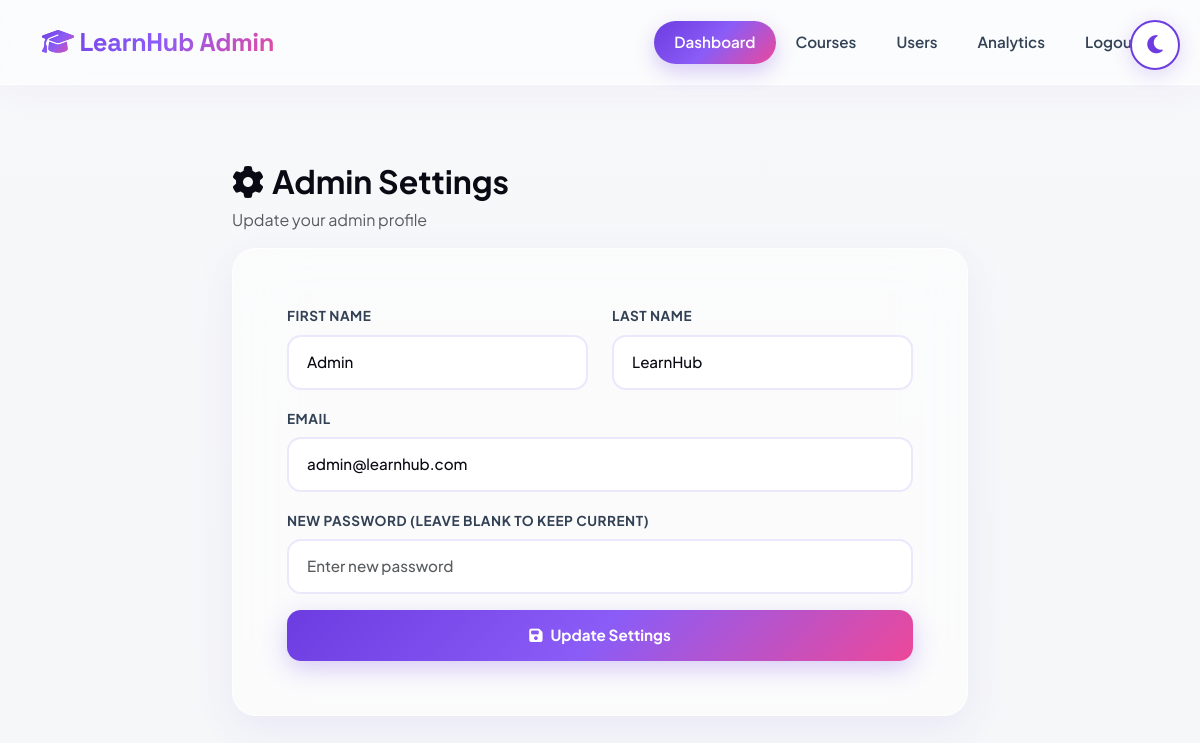
Screenshot of /admin/settings.php (signed in) with the database file from the repository.
### tables this page shows
CREATE TABLE users (
    id INT PRIMARY KEY AUTO_INCREMENT,
    first_name VARCHAR(50) NOT NULL,
    last_name VARCHAR(50) NOT NULL,
    email VARCHAR(100) NOT NULL UNIQUE,
    password VARCHAR(255) NOT NULL,
    role ENUM('student', 'instructor', 'admin') DEFAULT 'student',
    profile_pic VARCHAR(255) DEFAULT 'default.png',
    phone VARCHAR(20),
    bio TEXT,
    is_verified BOOLEAN DEFAULT 0,
    otp VARCHAR(6),
    otp_expires DATETIME,
    reset_token VARCHAR(255),
    reset_expires DATETIME,
    created_at TIMESTAMP DEFAULT CURRENT_TIMESTAMP,
    updated_at TIMESTAMP DEFAULT CURRENT_TIMESTAMP ON UPDATE CURRENT_TIMESTAMP
);

### admin/settings.php (the view, shortened to what this page needs)
<?php
require_once '../config/database.php';
require_once 'admin-header.php';
$admin_id = $_SESSION['user_id'];
$stmt = mysqli_prepare($conn, "SELECT * FROM users WHERE id = ?");
mysqli_stmt_bind_param($stmt, "i", $admin_id);
mysqli_stmt_execute($stmt);
$admin = mysqli_fetch_assoc(mysqli_stmt_get_result($stmt));
?>
<div class="row justify-content-center">
    <div class="col-lg-8">
        <h2 class="fw-bold"><i class="fas fa-cog me-2"></i>Admin Settings</h2>
        <p class="text-muted">Update your admin profile</p>
        <div class="card form-card mt-3">
            <div class="card-body p-4">
                <form method="POST" action="">
                    <div class="row">
                        <div class="col-md-6 mb-3">
                            <label class="form-label">First Name</label>
                            <input type="text" name="first_name" class="form-control"
                                   value="<?php echo htmlspecialchars($admin['first_name']); ?>" required>
                        </div>
                        <div class="col-md-6 mb-3">
                            <label class="form-label">Last Name</label>
                            <input type="text" name="last_name" class="form-control"
                                   value="<?php echo htmlspecialchars($admin['last_name']); ?>" required>
                        </div>
                    </div>
                    <div class="mb-3">
                        <label class="form-label">Email</label>
                        <input type="email" name="email" class="form-control"
                               value="<?php echo htmlspecialchars($admin['email']); ?>" required>
                    </div>
                    <div class="mb-3">
                        <label class="form-label">New Password (leave blank to keep current)</label>
                        <input type="password" name="password" class="form-control" placeholder="Enter new password">
                    </div>
                    <button type="submit" class="btn btn-primary w-100">
                        <i class="fas fa-save me-2"></i>Update Settings
                    </button>
                </form>
            </div>
        </div>
    </div>
</div>
<?php require_once 'admin-footer.php'; ?>

### assets/css/style.css (style rules this page uses)
:root { --primary: #6C3CE1; --primary-light: #8B5CF6; --primary-dark: #5B21B6; --secondary: #EC4899; --success: #10B981; --warning: #F59E0B; --danger: #EF4444; --gradient-primary: linear-gradient(135deg, #6C3CE1 0%, #8B5CF6 50%, #EC4899 100%); --gradient-accent: linear-gradient(135deg, #FF007A 0%, #7928CA 100%); --gradient-dark: linear-gradient(135deg, #03030A 0%, #0A0A1F 100%); --shadow: 0 12px 40px rgba(108, 60, 225, 0.08); --shadow-lg: 0 24px 64px rgba(108, 60, 225, 0.16); --shadow-glow: 0 0 30px rgba(139, 92, 246, 0.25); --radius: 24px; --radius-sm: 14px; --radius-pill: 9999px; --transition: all 0.4s cubic-bezier(0.16, 1, 0.3, 1); --bg-image-url: url('https://images.unsplash.com/photo-1522202176988-66273c2fd55f?q=80&w=2071&auto=format&fit=crop'); --panel-bg: rgba(255, 255, 255, 0.55); --panel-border: rgba(255, 255, 255, 0.7); --text-primary: #0A0A14; --text-secondary: #334155; --text-muted: #64748B; --border: rgba(108, 60, 225, 0.12); --input-bg: rgba(255, 255, 255, 0.85); }
* { margin: 0; padding: 0; box-sizing: border-box; }
html { scroll-behavior: smooth; min-height: 100vh; }
body { font-family: 'Plus Jakarta Sans', -apple-system, sans-serif; background: var(--gradient-dark); background-image: linear-gradient(rgba(240, 242, 245, 0.55), rgba(240, 242, 245, 0.65)), var(--bg-image-url); background-size: cover; background-position: center; background-attachment: fixed; min-height: 100vh; color: var(--text-primary) !important; padding-top: 90px; transition: var(--transition); overflow-x: hidden; display: flex; flex-direction: column; }
body::before { content: ''; position: fixed; top: 0; left: 0; width: 100%; height: 100%; z-index: -1; background-image: var(--bg-image-url); background-size: cover; background-position: center; background-attachment: fixed; opacity: 0.15; filter: brightness(1.4) saturate(1.1); pointer-events: none; }
.form-card { background: var(--panel-bg); border-radius: var(--radius); border: 1px solid var(--panel-border); box-shadow: var(--shadow); backdrop-filter: blur(30px); -webkit-backdrop-filter: blur(30px); padding: 30px; transition: var(--transition); }
.btn-primary, .btn-success, .btn-secondary { border: none; border-radius: var(--radius-sm); font-weight: 700; padding: 14px 32px; font-size: 0.95rem; transition: var(--transition); }
.btn-primary { background: var(--gradient-primary); color: white !important; box-shadow: 0 8px 24px rgba(108, 60, 225, 0.25); }
.form-control { border: 2px solid var(--border); border-radius: var(--radius-sm); padding: 14px 18px; font-size: 0.95rem; font-weight: 500; background: var(--input-bg); color: var(--text-primary) !important; transition: var(--transition); }
.form-label { font-weight: 700; color: var(--text-secondary); font-size: 0.85rem; text-transform: uppercase; letter-spacing: 0.5px; margin-bottom: 8px; }

### rows the page displays
users: first_name "Admin", last_name "LearnHub", email "admin@learnhub.com"
